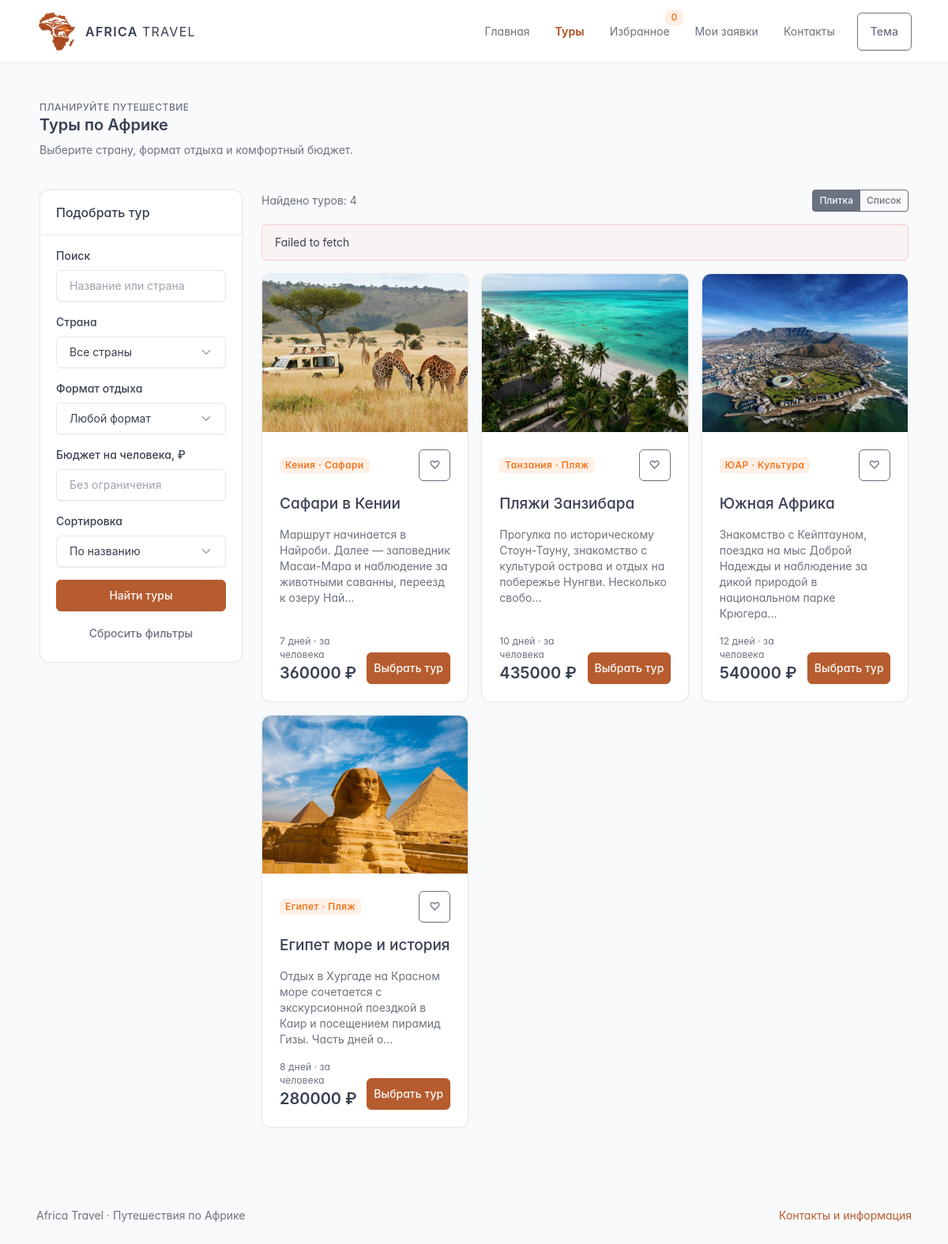
The page /tours/ on the database its author committed.
### travel/models.py (models this page shows, shortened)
class Tour(models.Model):
    country=models.ForeignKey(Country,on_delete=models.PROTECT,related_name='tours')
    title=models.CharField('Название',max_length=160)
    category=models.CharField('Тип',max_length=20,choices=[('safari','Сафари'),('beach','Пляж'),('culture','Культура')])
    description=models.TextField('Программа')
    duration=models.PositiveSmallIntegerField('Дней',validators=[MinValueValidator(1)])
    price=models.PositiveIntegerField('Цена за человека',validators=[MinValueValidator(1)])
    image=models.CharField('Изображение в static',max_length=200)
    included=models.TextField('Включено в стоимость')
    source_url=models.URLField('Источник о направлении')
    class Meta:
        verbose_name='Тур'; verbose_name_plural='Туры'
        constraints=[models.CheckConstraint(condition=Q(price__gt=0),name='tour_positive_price'),models.CheckConstraint(condition=Q(duration__gt=0),name='tour_positive_duration')]

class Country(models.Model):
    name=models.CharField('Название', max_length=80, unique=True)
    slug=models.SlugField(unique=True)
    description=models.TextField('Описание')
    class Meta: verbose_name='Страна'; verbose_name_plural='Страны'

### travel/views.py (the view)
# urls.py: path('',views.home,name='home'),path('tours/',views.catalog,name='catalog'),
@ensure_csrf_cookie
def catalog(request):
    return render(request,'travel/catalog.html',{'countries':Country.objects.all(),'tours':Tour.objects.select_related('country').all(),'favorite_ids':favorite_ids(request)})

### travel/context.py (called while the page is built)
def navigation(request):
    from .models import Favorite
    return {'favorite_count': Favorite.objects.filter(owner=request.session.session_key).count() if request.session.session_key else 0}

### travel/views.py (called while the page is built)
def owner(request):
    if not request.session.session_key: request.session.create()
    return request.session.session_key

def favorite_ids(request):
    return set(Favorite.objects.filter(owner=owner(request)).values_list('tour_id',flat=True))

### templates/travel/catalog.html (shortened to what this page needs)
{% extends 'base.html' %}
{% block content %}
    <div class="page-header mb-4">
        <div class="page-pretitle">ПЛАНИРУЙТЕ ПУТЕШЕСТВИЕ</div>
        <h1 class="page-title">Туры по Африке</h1>
        <p class="text-secondary mt-2">Выберите страну, формат отдыха и комфортный бюджет.</p>
    </div>
    <div class="row g-4">
        <aside class="col-12 col-lg-3">
            <form id="filters" class="card">
                <div class="card-header">
                    <h2 class="card-title">Подобрать тур</h2>
                </div>
                <div class="card-body">
                    <label class="form-label" for="search">Поиск</label>
                    <input
                        class="form-control mb-3"
                        id="search"
                        name="q"
                        placeholder="Название или страна"
                        maxlength="100"
                    >
                    <label class="form-label" for="country">Страна</label>
                    <select
                        class="form-select mb-3"
                        name="country"
                        id="country"
                    >
                        <option value="">Все страны</option>
                    </select>
                    <label class="form-label" for="category">Формат отдыха</label>
                    <select
                        class="form-select mb-3"
                        id="category"
                        name="category"
                    >
                        <option value="">Любой формат</option>
                    </select>
                    <label class="form-label" for="budget">Бюджет на человека, ₽</label>
                    <input
                        class="form-control mb-3"
                        type="number"
                        min="0"
                        step="1000"
                        name="max_price"
                        id="budget"
                        placeholder="Без ограничения"
                    >
                    <label class="form-label" for="sort">Сортировка</label>
                    <select
                        class="form-select mb-3"
                        id="sort"
                        name="sort"
                    >
                        <option value="title">По названию</option>
                    </select>
                    <button
                        class="btn btn-primary w-100 mb-2"
                        type="submit"
                    >Найти туры</button>
                    <button
                        class="btn btn-ghost-secondary w-100"
                        type="reset"
                    >Сбросить фильтры</button>
                </div>
            </form>
        </aside>
        <section
            class="col-12 col-lg-9"
            aria-label="Результаты поиска"
        >
            <div class="d-flex justify-content-between align-items-center gap-2 mb-3">
                <span
                    class="text-secondary"
                    id="result-count"
                    role="status"
                >Найдено туров: {{ tours|length }}</span>
                <div
                    class="btn-group"
                    role="group"
                    aria-label="Вид каталога"
                >
                    <button
                        class="btn btn-sm btn-outline-secondary"
                        data-layout="grid"
                    >Плитка</button>
                    <button
                        class="btn btn-sm btn-outline-secondary"
                        data-layout="list"
                    >Список</button>
                </div>
            </div>
            <div
                id="filter-error"
                class="alert alert-danger d-none"
                role="alert"
            ></div>
            <div class="row row-cards" id="tour-results">
                {% include 'travel/partials/tour_grid.html' %}
            </div>
        </section>
    </div>
{% endblock %}

### templates/travel/partials/tour_card.html
{% load static %}
<div class="col-12 col-md-6 col-xl-4 tour-column">
    <article class="card h-100 tour-card">
        <a
            href="{% url 'detail' tour.pk %}"
            tabindex="-1"
            aria-hidden="true"
        ><img
            class="card-img-top tour-image"
            src="{% static tour.image %}"
            alt=""
            loading="lazy"
        ></a>
        <div class="card-body d-flex flex-column">
            <div class="d-flex justify-content-between align-items-center mb-3">
                <span class="badge bg-orange-lt">{{ tour.country.name }} · {{ tour.get_category_display }}</span>
                <button
                    class="btn btn-icon btn-outline-secondary favorite-btn"
                    data-favorite="{{ tour.pk }}"
                    aria-label="Избранное {{ tour.title }}"
                    aria-pressed="{% if tour.pk in favorite_ids %}true{% else %}false{% endif %}"
                >{% if tour.pk in favorite_ids %}♥{% else %}♡{% endif %}</button>
            </div>
            <h3 class="card-title"><a class="text-reset" href="{% url 'detail' tour.pk %}">{{ tour.title }}</a></h3>
            <p class="text-secondary flex-grow-1">{{ tour.description|truncatechars:115 }}</p>
            <div class="d-flex align-items-end justify-content-between gap-2">
                <div>
                    <div class="text-secondary small">{{ tour.duration }} дней · за человека</div>
                    <strong class="fs-2">{{ tour.price }} ₽</strong>
                </div>
                <a
                    class="btn btn-primary"
                    href="{% url 'detail' tour.pk %}"
                >Выбрать тур</a>
            </div>
        </div>
    </article>
</div>

### static/css/app.css (style rules this page uses)
:root { --tblr-primary:#b65c2e;--tblr-primary-rgb:182,92,46;--tblr-font-sans-serif:Inter,system-ui,-apple-system,"Segoe UI",sans-serif }
body { background:var(--tblr-bg-surface-secondary,#f5f4f0) }
.btn-primary { --tblr-btn-bg:#b65c2e;--tblr-btn-border-color:#b65c2e;--tblr-btn-hover-bg:#934720;--tblr-btn-hover-border-color:#934720 }
.tour-image { height:200px;object-fit:cover }
.tour-card { overflow:hidden;transition:transform .2s }
.tour-card .card-title { font-size:19px;line-height:1.35 }
.tour-card .card-body { padding:22px }
input,select { max-width:100% }
.card { border-radius:12px }

### rows shown on the page
Tour: image (picture), country.name "Кения", category "Сафари", title "Сафари в Кении", description "Маршрут начинается в Найроби. Далее — заповедник Масаи-Мара и наблюдение за животными саванны, переезд к озеру Най…", duration "7", price "360000"
Tour: image (picture), country.name "Танзания", category "Пляж", title "Пляжи Занзибара", description "Прогулка по историческому Стоун-Тауну, знакомство с культурой острова и отдых на побережье Нунгви. Несколько свобо…", duration "10", price "435000"
Tour: image (picture), country.name "ЮАР", category "Культура", title "Южная Африка", description "Знакомство с Кейптауном, поездка на мыс Доброй Надежды и наблюдение за дикой природой в национальном парке Крюгера…", duration "12", price "540000"
Tour: image (picture), country.name "Египет", category "Пляж", title "Египет море и история", description "Отдых в Хургаде на Красном море сочетается с экскурсионной поездкой в Каир и посещением пирамид Гизы. Часть дней о…", duration "8", price "280000"

### other values the page prints
{{ favorite_count }} "0"
{{ tours|length }} "4"
